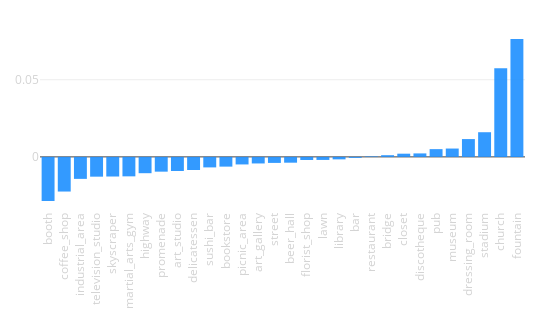

The code cell stored with this chart in its notebook:
### Code cell
tags_delta(city_data, opposite_city_data)

### Figure 1 — Plotly figure (JSON) as saved in the notebook; plotly's stock layout.template omitted (floating-point values rounded to 4 significant figures)
{"data": [{"marker": {"color": "dodgerblue"}, "opacity": 0.9, "type": "bar", "uid": "dcd0021e-58ab-11e9-ba17-3c15c2cf2370", "x": ["booth", "coffee_shop", "industrial_area", "television_studio", "skyscraper", "martial_arts_gym", "highway", "promenade", "art_studio", "delicatessen", "sushi_bar", "bookstore", "picnic_area", "art_gallery", "street", "beer_hall", "florist_shop", "lawn", "library", "bar", "restaurant", "bridge", "closet", "discotheque", "pub", "museum", "dressing_room", "stadium", "church", "fountain"], "y": [-0.02859, -0.02246, -0.01426, -0.01283, -0.01273, -0.01262, -0.01058, -0.00958, -0.009142, -0.008505, -0.006819, -0.006319, -0.004901, -0.004268, -0.00391, -0.003768, -0.002018, -0.001988, -0.001608, -0.0006349, 0.0003431, 0.001091, 0.002068, 0.002246, 0.005023, 0.005402, 0.01154, 0.01598, 0.05745, 0.07639]}], "layout": {"height": 330, "margin": {"b": 120, "l": 40, "r": 25, "t": 30}, "showlegend": false, "width": 550, "xaxis": {"tickangle": -90, "tickfont": {"color": "lightgrey", "size": 11.5}}, "xaxis2": {"tickangle": -90, "tickfont": {"color": "lightgrey", "size": 11.5}}, "yaxis": {"tickfont": {"color": "lightgrey", "size": 11.5}}, "yaxis2": {"tickfont": {"color": "lightgrey", "size": 11.5}}}}
